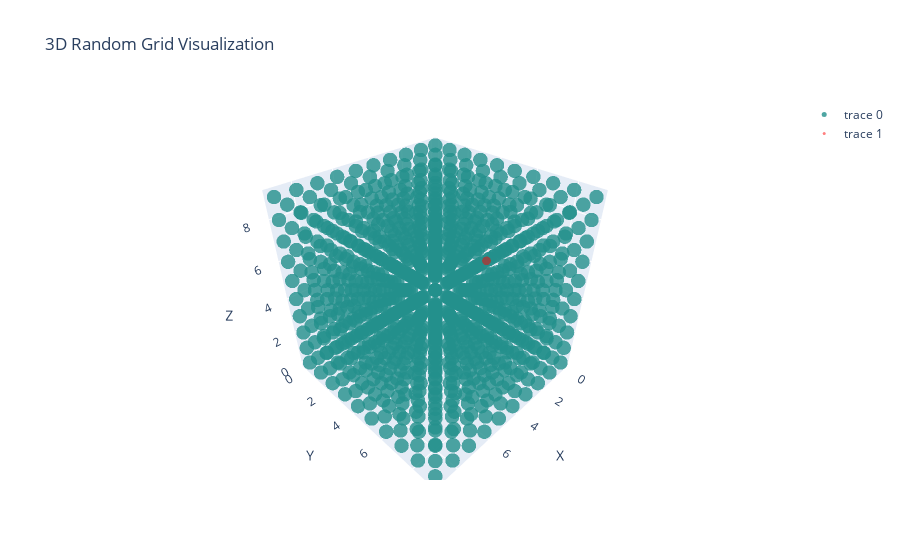

Notebook code cell kept with this figure:
### Code cell
fig.add_trace(go.Scatter3d(
    x=[sample_point[0]],
    y=[sample_point[1]],
    z=[sample_point[2]],
    mode='markers',
    marker=dict(
        size=3,
        color='red',
        opacity=0.5
    )
))

fig.show()

### Figure 1 — Plotly figure (JSON) as saved in the notebook; plotly's stock layout.template omitted (floating-point values rounded to 4 significant figures; data arrays with more than 128 entries replaced by an {"elided": "..."} marker saying what was removed)
{"data": [{"marker": {"color": {"elided": "1000 int values"}, "colorscale": [[0, "#440154"], [0.1111, "#482878"], [0.2222, "#3e4989"], [0.3333, "#31688e"], [0.4444, "#26828e"], [0.5556, "#1f9e89"], [0.6667, "#35b779"], [0.7778, "#6ece58"], [0.8889, "#b5de2b"], [1, "#fde725"]], "opacity": 0.8, "size": 5}, "mode": "markers", "type": "scatter3d", "x": {"elided": "1000 int values"}, "y": {"elided": "1000 int values"}, "z": {"elided": "1000 int values"}}, {"marker": {"color": "red", "opacity": 0.5, "size": 3}, "mode": "markers", "type": "scatter3d", "x": [2.238], "y": [5.536], "z": [5.512]}], "layout": {"scene": {"xaxis": {"title": {"text": "X"}}, "yaxis": {"title": {"text": "Y"}}, "zaxis": {"title": {"text": "Z"}}}, "title": {"text": "3D Random Grid Visualization"}}}
